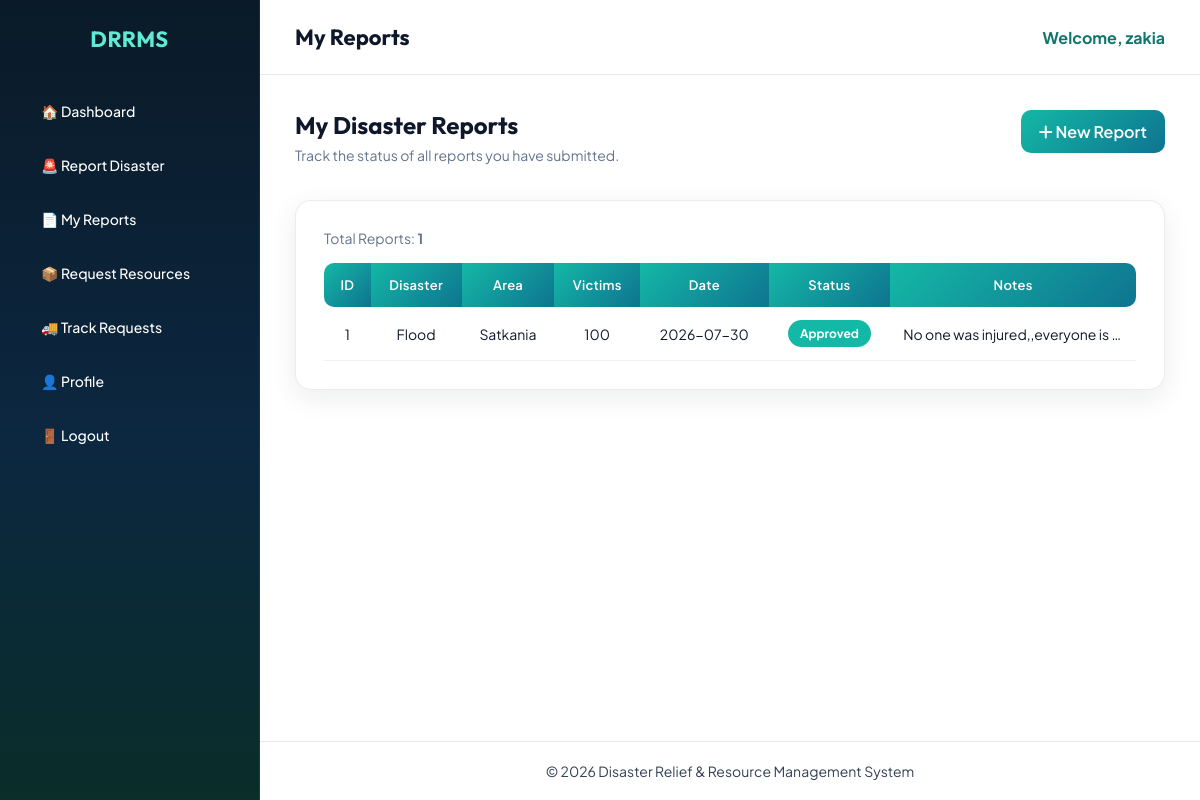
/victim/my_reports.php (signed in), run on the app's committed database.
### tables this page shows
CREATE TABLE `disaster_report` (
  `report_id` int(11) NOT NULL,
  `victim_id` int(11) NOT NULL,
  `area_name` varchar(100) NOT NULL,
  `disaster_type` enum('Flood','Fire','Cyclone','Earthquake','Landslide','Storm','Others') NOT NULL,
  `number_of_victims` int(11) NOT NULL,
  `report_date` date NOT NULL,
  `notes` text DEFAULT NULL,
  `status` enum('Pending','Approved','Rejected','Resolved') DEFAULT 'Pending'
);

### victim/my_reports.php (the view, shortened to what this page needs)
<?php
include("../config/database.php");
$user_id = (int)$_SESSION['user_id'];
$getVictim = mysqli_query($conn, "
SELECT victim_id
FROM victim
WHERE user_id='$user_id'
");
$victim = mysqli_fetch_assoc($getVictim);
$victim_id = (int)$victim['victim_id'];
$sql = mysqli_query($conn, "
SELECT *
FROM disaster_report
WHERE victim_id='$victim_id'
ORDER BY report_id DESC
");
$total = mysqli_num_rows($sql);
?>
<!DOCTYPE html>
<html lang="en">
<head>
<link rel="stylesheet" href="../css/admin.css">
<link rel="stylesheet" href="https://cdnjs.cloudflare.com/ajax/libs/font-awesome/6.7.2/css/all.min.css">
</head>
<body>
<div class="dashboard">
<?php include("../includes/victim_sidebar.php"); ?>
<div class="main-content">
<?php include("../includes/victim_header.php"); ?>
<div class="content">
<div class="page-head">
    <div>
        <h2>My Disaster Reports</h2>
        <p class="page-sub">Track the status of all reports you have submitted.</p>
    </div>
    <a href="report_disaster.php" class="btn">
        <i class="fa-solid fa-plus"></i> New Report
    </a>
</div>
<div class="table-box">
<div class="table-meta">
    <span>Total Reports: <strong><?php echo (int)$total; ?></strong></span>
</div>
<?php if($total > 0){ ?>
<div class="table-responsive">
<table>
<tr>
    <th>ID</th>
    <th>Disaster</th>
    <th>Area</th>
    <th>Victims</th>
    <th>Date</th>
    <th>Status</th>
    <th>Notes</th>
</tr>
<?php while($row = mysqli_fetch_assoc($sql)){
    $status = $row['status'];
    $statusClass = strtolower(str_replace(' ', '-', $status));
?>
<tr>
    <td><?php echo (int)$row['report_id']; ?></td>
    <td><?php echo htmlspecialchars($row['disaster_type']); ?></td>
    <td><?php echo htmlspecialchars($row['area_name']); ?></td>
    <td><?php echo (int)$row['number_of_victims']; ?></td>
    <td><?php echo htmlspecialchars($row['report_date']); ?></td>
    <td>
        <span class="status-badge status-<?php echo htmlspecialchars($statusClass); ?>">
            <?php echo htmlspecialchars($status); ?>
        </span>
    </td>
    <td class="notes-cell" title="<?php echo htmlspecialchars($row['notes']); ?>">
        <?php echo htmlspecialchars($row['notes']); ?>
    </td>
</tr>
<?php } ?>
</table>
</div>
<?php } ?>
</div>
</div>
<?php include("../includes/admin_footer.php"); ?>
</div>
</div>
</body>
</html>

### css/admin.css (style rules this page uses)
:root { --bg-page:#eef4f7; --bg-deep:#061018; --bg-sidebar:#0a1a28; --primary:#14b8a6; --primary-deep:#0f766e; --accent:#f97316; --text:#0f172a; --muted:#64748b; --white:#ffffff; --border:rgba(15,23,42,.08); --gradient-primary:linear-gradient(135deg, #14b8a6 0%, #0e7490 100%); --gradient-accent:linear-gradient(135deg, #f97316 0%, #dc2626 100%); --gradient-sidebar: linear-gradient(180deg, #0a1a28 0%, #0c2740 55%, #0a2e2a 100%); --shadow:0 8px 28px rgba(15,23,42,.08); --font-display:'Outfit',sans-serif; --font-body:'Plus Jakarta Sans',sans-serif; }
* { margin:0; padding:0; box-sizing:border-box; font-family:var(--font-body); }
body { background:#ffffff; color:var(--text); }
h1,h2,h3,.sidebar h2 { font-family:var(--font-display); }
.dashboard { display:flex; min-height:100vh; background:#ffffff; }
.main-content { margin-left:260px; width:calc(100% - 260px); min-height:100vh; background:#ffffff; display:flex; flex-direction:column; }
.content { padding:35px; background:#ffffff; color:#0f172a; flex:1 0 auto; }
.content h2 { color:#0f172a; }
.table-box { margin-top:36px; background:var(--white); border-radius:16px; padding:28px; border:1px solid var(--border); box-shadow:var(--shadow); }
table { width:100%; border-collapse:collapse; }
table th { background:var(--gradient-primary); color:white; padding:14px; font-weight:600; font-size:13px; letter-spacing:.02em; }
table th:first-child { border-radius:10px 0 0 10px; }
table th:last-child { border-radius:0 10px 10px 0; }
table td { padding:13px; border-bottom:1px solid #eef2f6; text-align:center; font-size:14px; color:#0f172a; background:#ffffff; }
.content form button, .table-box button, a.btn, .btn { background:var(--gradient-primary); color:white; border:none; border-radius:10px; padding:11px 18px; cursor:pointer; font-weight:600; font-family:var(--font-body); text-decoration:none; display:inline-block; transition:.25s; }
.page-head { display:flex; justify-content:space-between; align-items:flex-start; gap:20px; margin-bottom:28px; flex-wrap:wrap; }
.page-head h2 { margin:0 0 6px; color:#0f172a; }
.page-sub { color:#64748b; margin:0; font-size:14px; }
.table-meta { margin-bottom:16px; color:#64748b; font-size:14px; }
.table-responsive { width:100%; overflow-x:auto; }
.notes-cell { max-width:220px; white-space:nowrap; overflow:hidden; text-overflow:ellipsis; text-align:left !important; }
.status-badge { display:inline-block; padding:6px 12px; border-radius:999px; font-size:12px; font-weight:700; color:#ffffff; }
.status-approved { background:#14b8a6; }

### data on the page
disaster_report: report_id "1", disaster_type "Flood", area_name "Satkania", number_of_victims "100", report_date "2026-07-30", status "Approved", notes "No one was injured,,everyone is…"

### other printed values
$page_title "My Reports"
$_SESSION['name'] "zakia"
$total "1"
